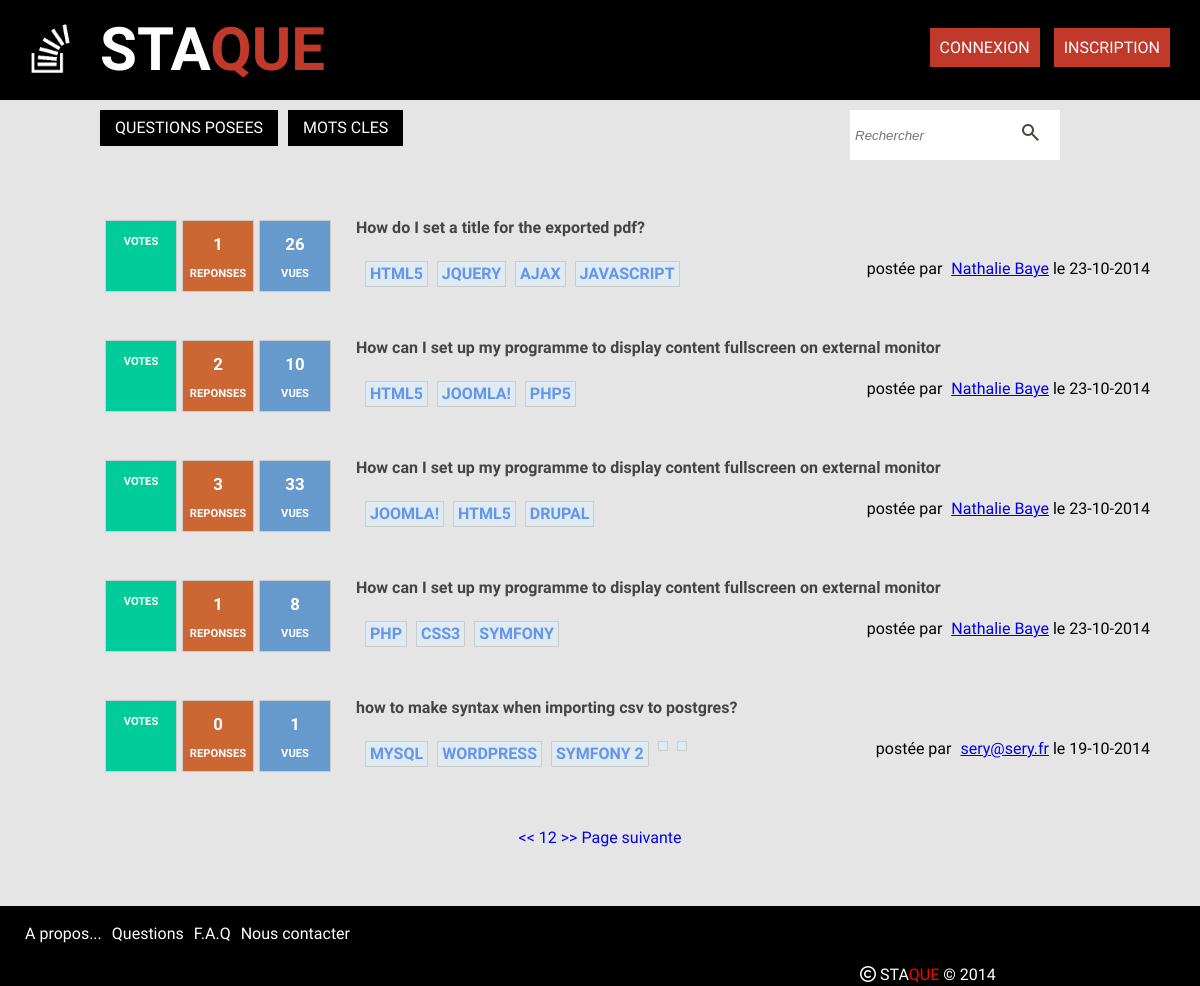
/questionsByKeyword.php, run on the app's committed database.
### tables this page shows
CREATE TABLE IF NOT EXISTS `questions` (
`id` int(11) NOT NULL,
  `title` varchar(150) NOT NULL,
  `contenu` text NOT NULL,
  `id_user` int(11) NOT NULL,
  `keyword1` varchar(255) NOT NULL,
  `keyword2` varchar(255) DEFAULT NULL,
  `keyword3` varchar(255) DEFAULT NULL,
  `keyword4` varchar(255) DEFAULT NULL,
  `keyword5` varchar(255) DEFAULT NULL,
  `vues` int(11) NOT NULL,
  `dateCreated` datetime NOT NULL,
  `dateModified` datetime NOT NULL
);

CREATE TABLE IF NOT EXISTS `users` (
`id` int(11) NOT NULL,
  `name` varchar(255) NOT NULL,
  `avatar` varchar(255) DEFAULT NULL,
  `email` varchar(50) NOT NULL,
  `username` varchar(50) NOT NULL,
  `password` varchar(255) NOT NULL,
  `salt` varchar(50) NOT NULL,
  `token` varchar(50) NOT NULL,
  `dateRegistered` datetime NOT NULL,
  `dateModified` datetime NOT NULL,
  `job` varchar(255) NOT NULL,
  `country` varchar(255) NOT NULL,
  `language` varchar(255) NOT NULL,
  `externallink` varchar(255) DEFAULT NULL,
  `score` int(11) NOT NULL
);

### questionsByKeyword.php (the view, shortened to what this page needs)
<?php
  include("db.php");
  include("inc/top.php");
  $key = "";
  $numPerPage = 6;
  $page = 1;
  $direction = "ASC";
$sql="SELECT COUNT(answers.id) AS answCount, questions.id AS questId, questions.title, questions.contenu, questions.id_user AS userId, questions.dateCreated,
  questions.keyword1, questions.keyword2, questions.keyword3, questions.keyword4, questions.keyword5, questions.vues,
  users.id AS idUser, users.name, users.avatar, users.email, users.username, users.password, users.job, users.country, users.language, users.externallink
          FROM questions
          LEFT JOIN answers on questions.id=answers.id_question
          LEFT JOIN users on users.id=questions.id_user
          WHERE keyword1 = :keyword
          OR keyword2 = :keyword
          OR keyword3 = :keyword
          OR keyword4 = :keyword
          OR keyword5 = :keyword
          GROUP BY answers.id_question
          ORDER BY questions.dateCreated DESC
          LIMIT :offset, $numPerPage";
    $stmt=$dbh->prepare($sql);
    $stmt->bindValue(":offset", ($page-1)*$numPerPage, PDO::PARAM_INT);
    $stmt->bindValue(":keyword", $key);
    $stmt->execute();
    $questions=$stmt->fetchAll();
$sql = "SELECT COUNT(*) FROM questions";
    $stmt = $dbh->prepare($sql);
    $stmt->execute();
    $totalNumber = $stmt->fetchColumn();
    $totalPages = ceil($totalNumber / $numPerPage);
?>
<main class="mainContentQuestions">
        <?php
          foreach($questions as $question):
          ?>
        <div class="vote">
        <p><?php echo "VOTES";?></p>
        </div>
        <div class="answer">
        <p><?php echo $question['answCount'];?></p>
        <p>REPONSES</p>
        </div>
        <div class="vue">
        <p><?php echo $question['vues'];?></p>
        <p>VUES</p>
        </div>
        <div class="questions">
          <a href="questionsDetail.php?id=<?php echo $question['questId']; ?>" id="titreQuest"> <?php echo $question['title']; ?>
          </a>
                  <div id="tag">
            <p class="keyword">
              <a href="questionsByKeyword.php?keyword=<?php echo $question['keyword1']; ?>" id="key1" title="Mot-clef 1"><?php echo $question['keyword1']; ?></a>
            </p>
                <?php if(!empty($question['keyword2'])){ ?>
              <p class="keyword">
              <a href="questionsByKeyword.php?keyword=<?php echo $question['keyword2']; ?>" id="key2" title="Mot-clef 2"><?php echo $question['keyword2']; ?>
                </a>
              </p>
              <?php }?>
                <?php if(!empty($question['keyword3'])){ ?>
              <p class="keyword">
                <a href="questionsByKeyword.php?keyword=<?php echo $question['keyword3']; ?>" id="key3" title="Mot-clef 3"><?php echo $question['keyword3']; ?>
                </a>
              </p>
                <?php }?>
                <?php if(!empty($question['keyword4'])){ ?>
              <p class="keyword">
                <a href="questionsByKeyword.php?keyword=<?php echo $question['keyword4']; ?>" id="key4" title="Mot-clef 4"><?php echo $question['keyword4']; ?>
                </a>
              </p>
                <?php }?>
                <?php if(!empty($question['keyword5'])){ ?>
              <p class="keyword">
              </p>
                <?php }?>
            <div id="identification">
              <a>postée par<span class="espace"></span></a>
              <?php
              if (empty ($question['name'])){
                echo "profil supprimé";
              }else
              {
               echo "<a href='profile.php?id=".$question['idUser']."'>".$question['name']."</a>";
                }?>
              </a>le <?php
              $unix = strtotime($question['dateCreated']);
                        echo date("d-m-Y", $unix); ?>
            </div>
          </div>
        </div>
        <?php endforeach; ?>
<div id="pagination">
                                    <a href="questionsByKeyword.php?dir=<?php echo strtolower($direction); ?>&<?php echo $_SERVER['QUERY_STRING']; ?>&page=1"><<</a>
                      <?php
                          for($i= ($page-2); $i < ($page+2); $i++){
                            if($i <1 || $i > $totalPages){continue;}
                          echo '<a href="questionsByKeyword.php?dir=' .strtolower($direction) . '&page=' . $i .'">' .$i . '</a>';
                        }
                        ?>
                            <a href="questionsByKeyword.php?dir=<?php echo strtolower($direction); ?>&<?php echo $_SERVER['QUERY_STRING']; ?>&page=<?php echo $totalPages; ?>">>></a>
                      <?php if($page < $totalPages){ ?>
                            <a href="questionsByKeyword.php?page=<?php echo strtolower($direction); ?>&<?php echo $_SERVER['QUERY_STRING']; ?>&page=<?php echo $page + 1 ?>">Page suivante</a>
                      <?php } ?>
                      </div>
</div>
      <?php include("inc/bottom.php"); ?>

### css/style2.css (style rules this page uses)
html, body, div, span, applet, object, iframe, h1, h2, h3, h4, h5, h6, p, blockquote, pre, a, abbr, acronym, address, big, cite, code, del, dfn, em, img, ins, kbd, q, s, samp, small, strike, strong, sub, sup, tt, var, b, u, i, center, dl, dt, dd, ol, ul, li, fieldset, form, label, legend, table, caption, tbody, tfoot, thead, tr, th, td, article, aside, canvas, details, embed, figure, figcaption, footer, header, hgroup, menu, nav, output, ruby, section, summary, time, mark, audio, video { margin: 0; padding: 0; border: 0; font-size: 100%; font: inherit; vertical-align: baseline; }
body { line-height: 1; }
body { font-family: 'Play', sans-serif; background-color:rgba(0,0,0,0.1); }
span { color: #fff; font-size: 1em; }
.espace { background-color: transparent; padding-left:5px; }
.mainContentQuestions { clear: float; width: 1000px; margin-top: 30px; margin-left:auto; margin-right:auto; margin-bottom: 50px; }
.vote, .answer, .vue { width: 70px; height: 70px; float: left; border: 1px solid #ccc; padding-bottom: 0; margin-top: 20px; margin-left: 5px; font-size: 0.7em; font-weight: 700; text-align: center; color: #fff; }
.vote p, .answer p, .vue p { margin-top: 15px; font-weight: 700; }
.vote p:first-child, .answer p:first-child, .vue p:first-child { font-size: 1.5em; }
.vote { background-color: #0c9; }
.answer { background-color: #c63; }
.vue { margin-right: 25px; background-color: #69c; }
.questions { display: block; width: 1000px; height: 100px; padding-top: 20px; padding-left: 50px; }
.questions p a { text-decoration: none; color: #6495ED; font-weight: bold; }
#tag { margin-top: 25px; margin-left: 30px; }
.keyword { border: 1px solid #ccc; color: #3e6d8e; font-weight: bold; display: inline-block; float: left; margin-left: 9px; padding: 4px; background-color: #e0eaf1; text-align: center; text-transform: uppercase; }
#pagination { margin: auto; padding: 30px 10px 10px 10px; text-align: center; }
#pagination a { text-decoration: none; }
#identification { float: right; }
#titreQuest { font-weight: 700; color: #444; text-decoration: none; }

### data on the page
questions: answCount "1", vues "26", title "How do I set a title for the exported pdf?", keyword1 "HTML5", keyword2 "JQUERY", keyword3 "AJAX", keyword4 "JAVASCRIPT", id_user.name "Nathalie Baye", dateCreated "23-10-2014"
questions: answCount "2", vues "10", title "How can I set up my programme to display content fullscreen on external monitor", keyword1 "HTML5", keyword2 "JOOMLA!", keyword3 "PHP5", id_user.name "Nathalie Baye", dateCreated "23-10-2014"
questions: answCount "3", vues "33", title "How can I set up my programme to display content fullscreen on external monitor", keyword1 "JOOMLA!", keyword2 "HTML5", keyword3 "DRUPAL", id_user.name "Nathalie Baye", dateCreated "23-10-2014"
questions: answCount "1", vues "8", title "How can I set up my programme to display content fullscreen on external monitor", keyword1 "PHP", keyword2 "CSS3", keyword3 "SYMFONY", id_user.name "Nathalie Baye", dateCreated "23-10-2014"
questions: answCount "0", vues "1", title "how to make syntax when importing csv to postgres?", keyword1 "MYSQL", keyword2 "WORDPRESS", keyword3 "SYMFONY 2", id_user.name "sery@sery.fr", dateCreated "19-10-2014"
